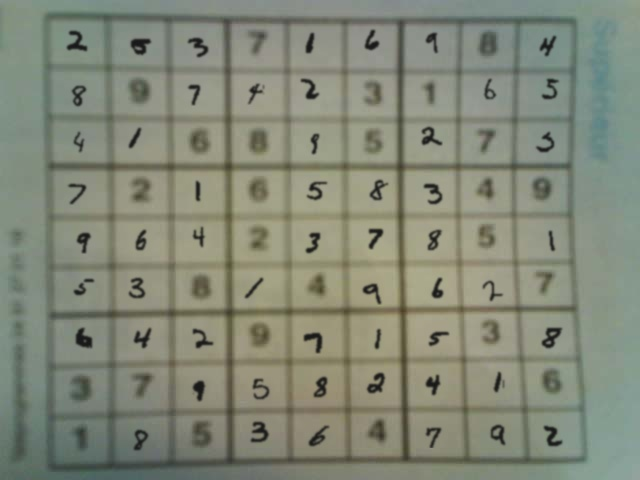
#> input picture data/raw/sudoku/mixed 2/mixed 2/image1.jpg, 640 x 480 px, given in place of the camera
$ python test2.py
#> lines starting #> are read from the running program, lines starting #| are printed output that depends on the picture; after the words box and inside, x2 and y2 are one past the last pixel; in counts of white or black regions, pixels touching at a corner belong together
import cv2
import numpy as np
import random

cap = cv2.VideoCapture(0)

while True:
    ret, frame = cap.read()
#> frame is the input picture: shape (480, 640, 3); mean B, G, R 119.7, 135.9, 130.9
    if not ret:
        break

    gray = cv2.cvtColor(frame, cv2.COLOR_BGR2GRAY)
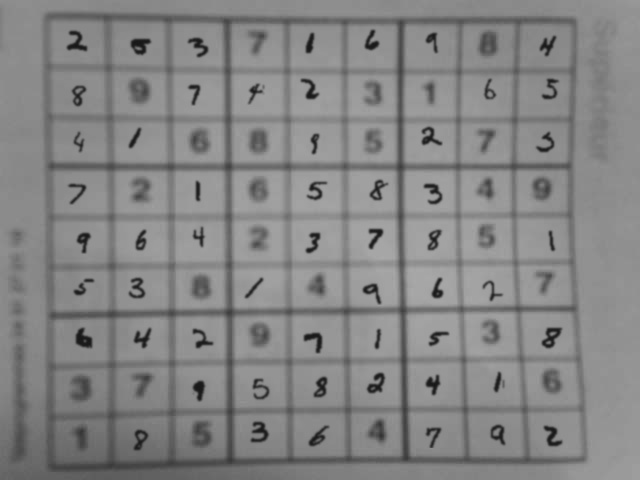
#> gray: shape (480, 640); min 23, max 169, mean 132.6
    blur = cv2.GaussianBlur(gray, (5, 5), 0)

    edges = cv2.Canny(blur, 50, 150)
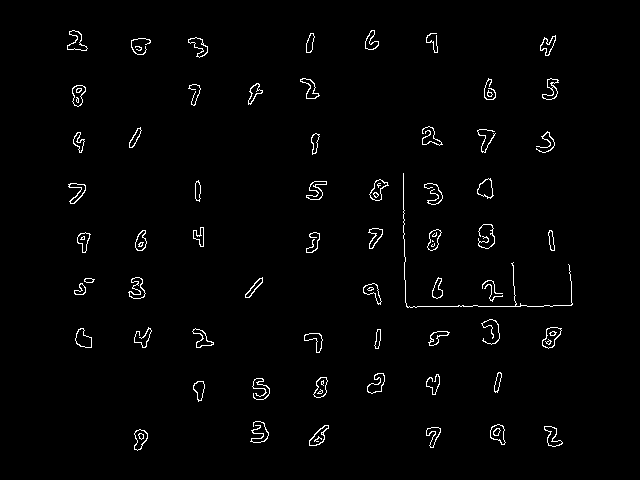
#> edges: shape (480, 640); 1.7% white in thin lines or dots, all inside (x1, y1, x2, y2) = (67, 30, 573, 451)

    # 🔑 CONNECT EDGES
    kernel = cv2.getStructuringElement(cv2.MORPH_RECT, (9, 9))
    edges = cv2.morphologyEx(edges, cv2.MORPH_CLOSE, kernel)
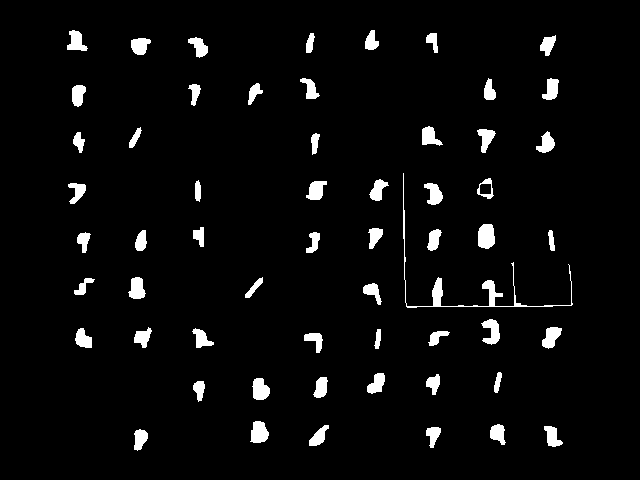
#> edges: shape (480, 640); 4.1% white; 58 white regions

    contours, _ = cv2.findContours(
        edges, cv2.RETR_EXTERNAL, cv2.CHAIN_APPROX_SIMPLE
    )
#> contours = 58 contours; largest, box (x1, y1, x2, y2) and area: (403, 173, 573, 308) 516, (478, 224, 495, 249) 330, (250, 421, 269, 443) 282, (252, 378, 270, 400) 269, (481, 319, 500, 345) 254

    contours = sorted(contours, key=cv2.contourArea, reverse=True)

    detected = False

    for cnt in contours:
        area = cv2.contourArea(cnt)
        if area < 4000:
            continue

        peri = cv2.arcLength(cnt, True)
        approx = cv2.approxPolyDP(cnt, 0.04 * peri, True)

        # Prefer true rectangles
        if len(approx) == 4:
            x, y, w, h = cv2.boundingRect(approx)
        else:
            # fallback: bounding box
            x, y, w, h = cv2.boundingRect(cnt)

        aspect_ratio = w / float(h)

        if 0.6 < aspect_ratio < 1.4:
            # Draw rectangle
            cv2.rectangle(frame, (x, y), (x + w, y + h), (0, 255, 0), 3)

            # Draw 9x9 grid
            cell_w = w // 9
            cell_h = h // 9

            for i in range(1, 9):
                cv2.line(frame, (x + i * cell_w, y), (x + i * cell_w, y + h), (255, 0, 0), 1)
                cv2.line(frame, (x, y + i * cell_h), (x + w, y + i * cell_h), (255, 0, 0), 1)

            # Put random digits
            for r in range(9):
                for c in range(9):
                    num = random.randint(1, 9)
                    cx = x + c * cell_w + cell_w // 3
                    cy = y + r * cell_h + 2 * cell_h // 3

                    cv2.putText(
                        frame,
                        str(num),
                        (cx, cy),
                        cv2.FONT_HERSHEY_SIMPLEX,
                        0.6,
                        (0, 0, 255),
                        2
                    )

            detected = True
            break
#> this loop made 58 passes
#> area on passes 1 to 12: 516.5, 330, 282.5, 269, 253.5, 249.5, 245.5, 237.5, 229.5, 228, 224, 221.5

    # DEBUG VISUALS
    cv2.imshow("Edges", edges)
    cv2.imshow("AR Overlay", frame)

    if cv2.waitKey(1) & 0xFF == 27:
#> (key Esc is pressed here)
        break

cap.release()
cv2.destroyAllWindows()

$ run again, on data/raw/sudoku/mixed 2/mixed 2/image10.jpg
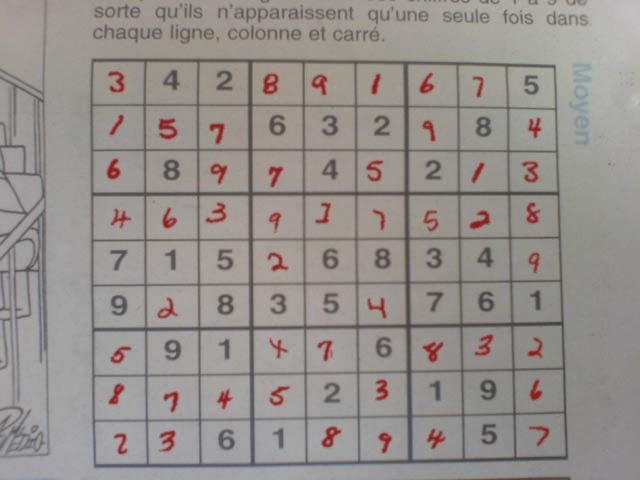
#> input picture data/raw/sudoku/mixed 2/mixed 2/image10.jpg, 640 x 480 px, given in place of the camera
#> frame is the input picture: shape (480, 640, 3); mean B, G, R 140.2, 144, 149.5
#> `edges = cv2.morphologyEx(edges, cv2.MORPH_CLOSE, kernel)`:
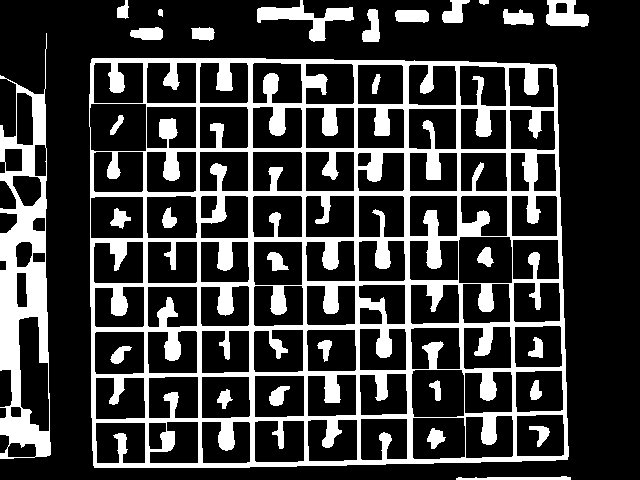
#> edges: shape (480, 640); 23.9% white; 29 white regions
#> contours = 14 contours; largest, box (x1, y1, x2, y2) and area: (89, 58, 569, 468) 190630, (0, 33, 51, 459) 14948, (257, 0, 354, 42) 1210, (546, 0, 589, 27) 810, (395, 10, 429, 23) 352
#> the loop `for cnt in contours:` made 1 pass
#> (area, peri, approx, x, y, w, h, aspect_ratio) on pass 1: (190629.5, 1755.2, [[91, 59], [94, 467], [567, 459], [554, 64]], 91, 59, 477, 409, 1.17)
#> after the loop `for cnt in contours:`:
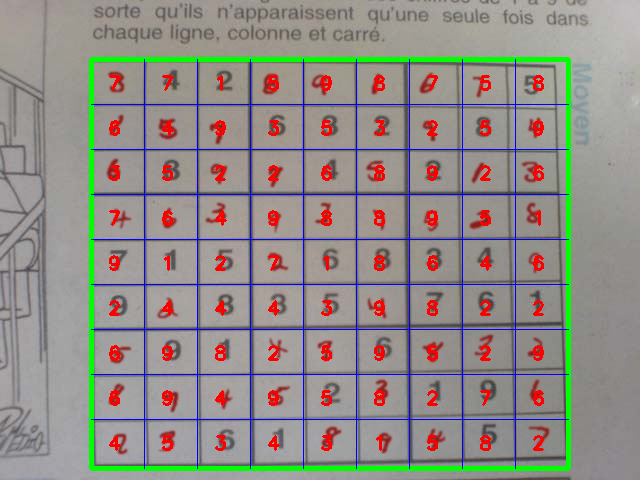
#> frame: shape (480, 640, 3); 7.75% of pixels changed, all inside (x1, y1, x2, y2) = (89, 57, 571, 471)

$ run again, on data/raw/sudoku/mixed 2/mixed 2/image100.jpg
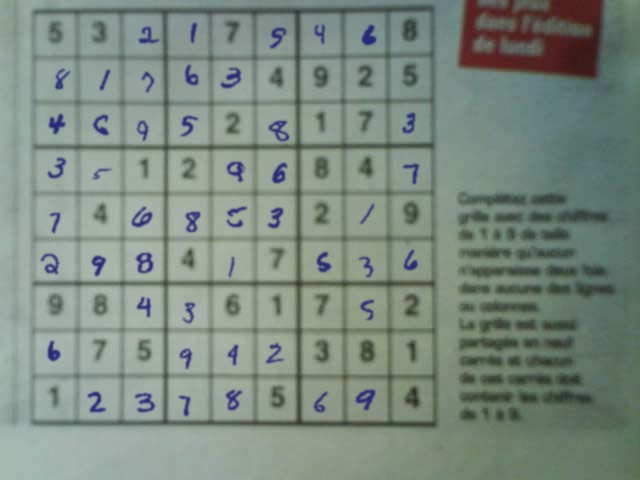
#> input picture data/raw/sudoku/mixed 2/mixed 2/image100.jpg, 640 x 480 px, given in place of the camera
#> frame is the input picture: shape (480, 640, 3); mean B, G, R 128, 137.6, 124.4
#> `edges = cv2.morphologyEx(edges, cv2.MORPH_CLOSE, kernel)`:
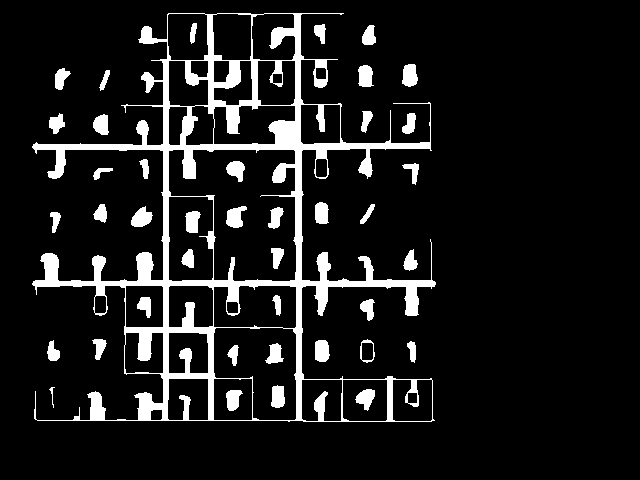
#> edges: shape (480, 640); 10.5% white; 41 white regions
#> contours = 27 contours, 1 with area under 20; largest, box (x1, y1, x2, y2) and area: (32, 13, 436, 422) 74114, (131, 206, 153, 227) 267, (360, 339, 375, 363) 262, (402, 64, 418, 87) 260, (315, 340, 330, 362) 256
#> the loop `for cnt in contours:` made 1 pass
#> (area, peri, approx, x, y, w, h, aspect_ratio) on pass 1: (74114, 4386.6, [[144, 26], [34, 418], [434, 420], [430, 103]], 34, 26, 401, 395, 1.02)
#> after the loop `for cnt in contours:`:
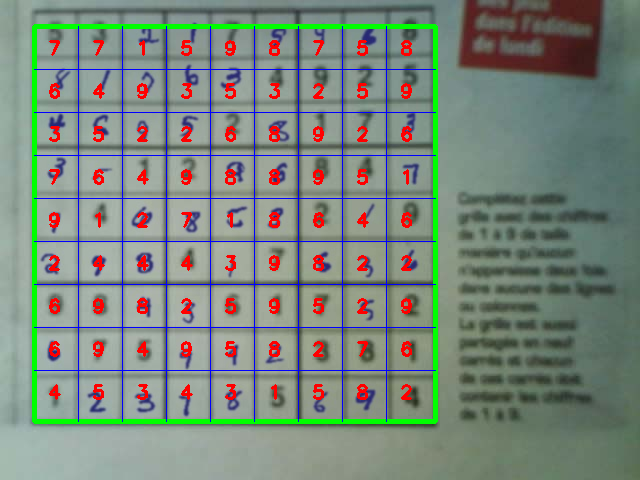
#> frame: shape (480, 640, 3); 7.22% of pixels changed, all inside (x1, y1, x2, y2) = (32, 24, 438, 424)

$ run again, on data/raw/sudoku/mixed 2/mixed 2/image1000.jpg
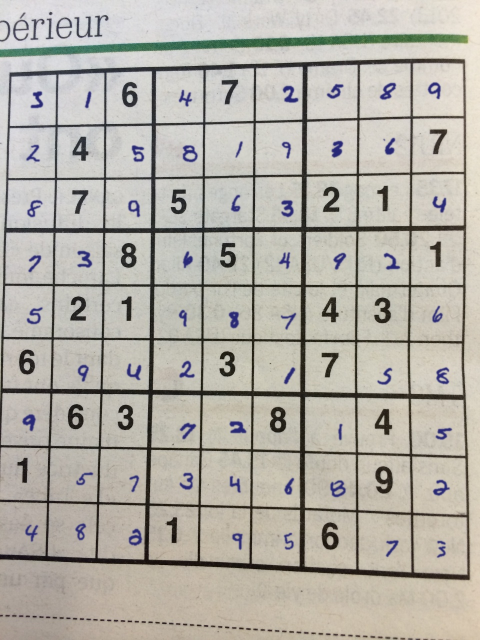
#> input picture data/raw/sudoku/mixed 2/mixed 2/image1000.jpg, 960 x 1280 px, given in place of the camera (shown at 1/2 size)
#> frame is the input picture: shape (1280, 960, 3); mean B, G, R 167.3, 175.6, 179.2
#> `edges = cv2.morphologyEx(edges, cv2.MORPH_CLOSE, kernel)`:
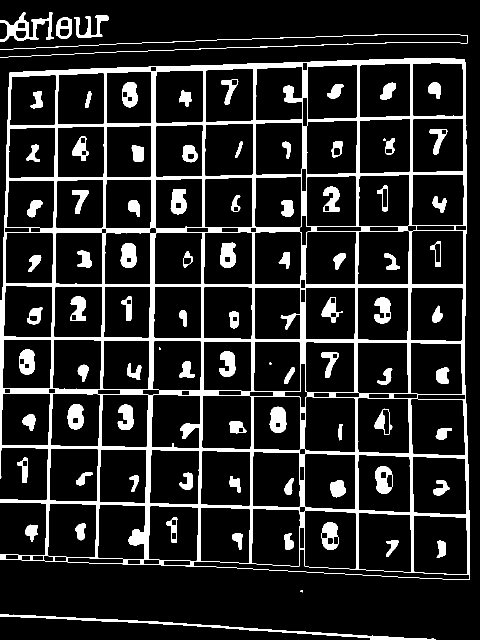
#> edges: shape (1280, 960) (shown at 1/2 size); 13.7% white; 87 white regions (3 under 20 px)
#> contours = 9 contours, 1 with area under 20; largest, box (x1, y1, x2, y2) and area: (0, 117, 940, 1160) 915818, (0, 1229, 871, 1280) 2796, (0, 24, 107, 84) 2318, (112, 34, 144, 78) 1105, (149, 30, 217, 76) 942, (34, 915, 55, 966) 524, (50, 1049, 76, 1083) 481, (0, 68, 936, 115) 119
#> the loop `for cnt in contours:` made 1 pass
#> (area, peri, approx, x, y, w, h, aspect_ratio) on pass 1: (915818.5, 4410.1, [[928, 118], [19, 145], [0, 1118], [938, 1159]], 0, 118, 939, 1042, 0.901)
#> after the loop `for cnt in contours:`:
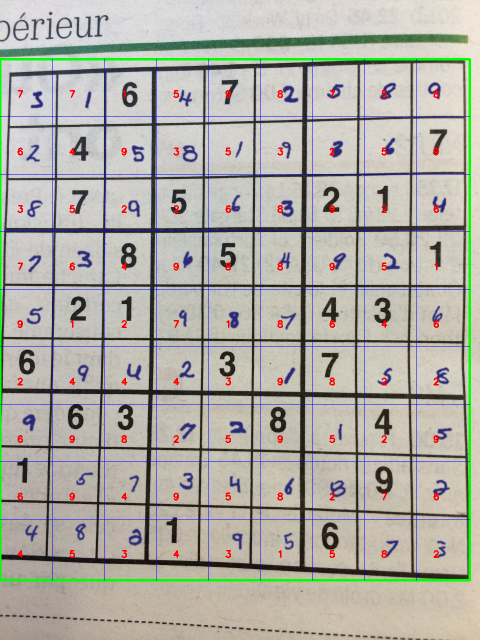
#> frame: shape (1280, 960, 3) (shown at 1/2 size); 3.37% of pixels changed, all inside (x1, y1, x2, y2) = (0, 116, 942, 1163)
